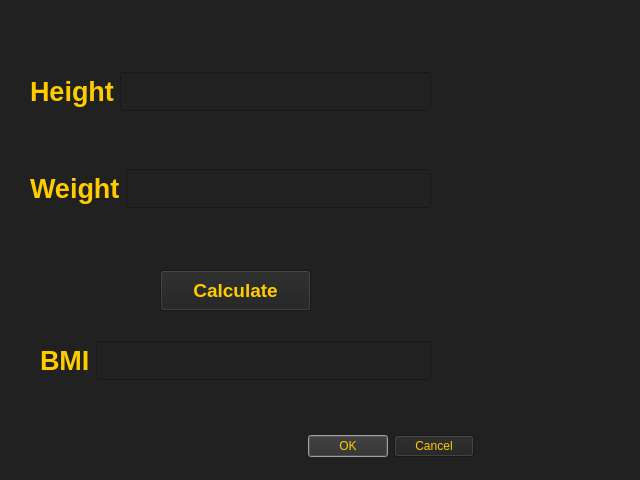
<?xml version="1.0" encoding="UTF-8"?>
<ui version="4.0">
 <class>BMI_window</class>
 <widget class="QDialog" name="BMI_window">
  <property name="geometry">
   <rect>
    <x>0</x>
    <y>0</y>
    <width>640</width>
    <height>480</height>
   </rect>
  </property>
  <property name="windowTitle">
   <string>Dialog</string>
  </property>
  <property name="styleSheet">
   <string notr="true">background-color: rgb(33, 33, 33);
color: rgb(255, 204, 0);
border-color: rgb(0, 0, 0);
selection-color: rgb(245, 245, 245);
selection-background-color: rgb(255, 255, 255);</string>
  </property>
  <widget class="QDialogButtonBox" name="buttonBox">
   <property name="geometry">
    <rect>
     <x>150</x>
     <y>421</y>
     <width>481</width>
     <height>51</height>
    </rect>
   </property>
   <property name="mouseTracking">
    <bool>true</bool>
   </property>
   <property name="styleSheet">
    <string notr="true"/>
   </property>
   <property name="orientation">
    <enum>Qt::Horizontal</enum>
   </property>
   <property name="standardButtons">
    <set>QDialogButtonBox::Cancel|QDialogButtonBox::Ok</set>
   </property>
   <property name="centerButtons">
    <bool>true</bool>
   </property>
  </widget>
  <widget class="QWidget" name="layoutWidget_2">
   <property name="geometry">
    <rect>
     <x>40</x>
     <y>320</y>
     <width>391</width>
     <height>81</height>
    </rect>
   </property>
   <layout class="QHBoxLayout" name="horizontalLayout_3">
    <item>
     <widget class="QLabel" name="label_3">
      <property name="font">
       <font>
        <pointsize>20</pointsize>
        <weight>75</weight>
        <bold>true</bold>
       </font>
      </property>
      <property name="text">
       <string>BMI</string>
      </property>
     </widget>
    </item>
    <item>
     <widget class="QLineEdit" name="editLine_BMI">
      <property name="font">
       <font>
        <pointsize>20</pointsize>
        <italic>true</italic>
       </font>
      </property>
      <property name="accessibleName">
       <string/>
      </property>
      <property name="text">
       <string/>
      </property>
     </widget>
    </item>
   </layout>
  </widget>
  <widget class="QPushButton" name="pushButton_Calculate">
   <property name="geometry">
    <rect>
     <x>160</x>
     <y>270</y>
     <width>151</width>
     <height>41</height>
    </rect>
   </property>
   <property name="font">
    <font>
     <pointsize>14</pointsize>
     <weight>75</weight>
     <bold>true</bold>
    </font>
   </property>
   <property name="styleSheet">
    <string notr="true"/>
   </property>
   <property name="text">
    <string>Calculate</string>
   </property>
   <property name="default">
    <bool>false</bool>
   </property>
  </widget>
  <widget class="QWidget" name="layoutWidget">
   <property name="geometry">
    <rect>
     <x>30</x>
     <y>20</y>
     <width>401</width>
     <height>241</height>
    </rect>
   </property>
   <layout class="QVBoxLayout" name="verticalLayout_2">
    <item>
     <layout class="QHBoxLayout" name="horizontalLayout">
      <item>
       <widget class="QLabel" name="label">
        <property name="font">
         <font>
          <pointsize>20</pointsize>
          <weight>75</weight>
          <bold>true</bold>
         </font>
        </property>
        <property name="text">
         <string>Height</string>
        </property>
       </widget>
      </item>
      <item>
       <widget class="QLineEdit" name="LineEdit_weight">
        <property name="font">
         <font>
          <pointsize>20</pointsize>
          <italic>true</italic>
         </font>
        </property>
        <property name="text">
         <string/>
        </property>
       </widget>
      </item>
     </layout>
    </item>
    <item>
     <layout class="QHBoxLayout" name="horizontalLayout_2">
      <item>
       <widget class="QLabel" name="label_2">
        <property name="font">
         <font>
          <pointsize>20</pointsize>
          <weight>75</weight>
          <bold>true</bold>
         </font>
        </property>
        <property name="text">
         <string>Weight</string>
        </property>
       </widget>
      </item>
      <item>
       <widget class="QLineEdit" name="LineEdit_height">
        <property name="font">
         <font>
          <pointsize>20</pointsize>
          <italic>true</italic>
         </font>
        </property>
        <property name="text">
         <string/>
        </property>
       </widget>
      </item>
     </layout>
    </item>
   </layout>
  </widget>
 </widget>
 <resources/>
 <connections>
  <connection>
   <sender>buttonBox</sender>
   <signal>accepted()</signal>
   <receiver>BMI_window</receiver>
   <slot>accept()</slot>
   <hints>
    <hint type="sourcelabel">
     <x>248</x>
     <y>254</y>
    </hint>
    <hint type="destinationlabel">
     <x>157</x>
     <y>274</y>
    </hint>
   </hints>
  </connection>
  <connection>
   <sender>buttonBox</sender>
   <signal>rejected()</signal>
   <receiver>BMI_window</receiver>
   <slot>reject()</slot>
   <hints>
    <hint type="sourcelabel">
     <x>316</x>
     <y>260</y>
    </hint>
    <hint type="destinationlabel">
     <x>286</x>
     <y>274</y>
    </hint>
   </hints>
  </connection>
 </connections>
</ui>
